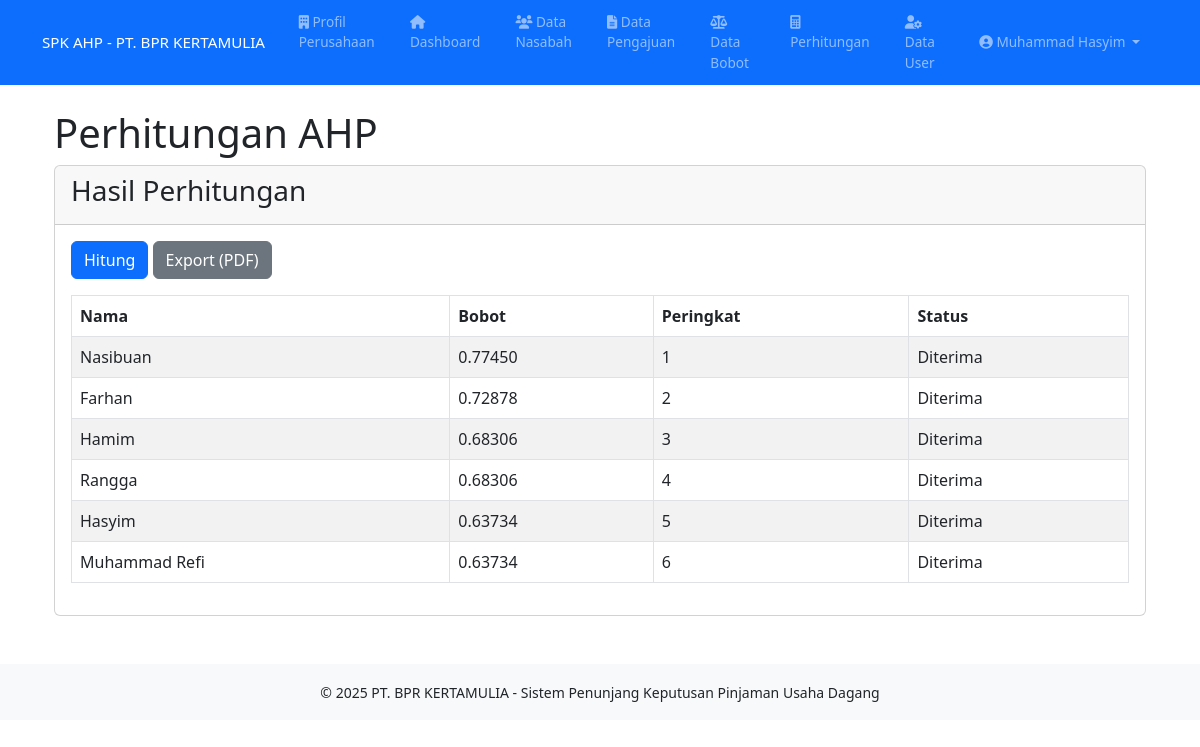
/perhitungan (signed in), run on the app's committed database.
### tables this page shows
CREATE TABLE `hasil_perhitungan` (
  `id` int NOT NULL,
  `nasabah_id` int NOT NULL,
  `pengajuan_id` int NOT NULL,
  `nilai_bobot` decimal(10,5) NOT NULL,
  `peringkat` int NOT NULL,
  `status` enum('Diterima','Ditolak') NOT NULL,
  `tanggal_perhitungan` datetime NOT NULL
);

CREATE TABLE `nasabah` (
  `id` int NOT NULL,
  `kode_nasabah` varchar(20) NOT NULL,
  `nama_lengkap` varchar(100) NOT NULL,
  `nik` varchar(16) NOT NULL,
  `jenis_kelamin` enum('Laki-laki','Perempuan') NOT NULL,
  `tempat_lahir` varchar(50) NOT NULL,
  `tanggal_lahir` date NOT NULL,
  `alamat` text NOT NULL,
  `no_telepon` varchar(15) NOT NULL,
  `pekerjaan` varchar(100) NOT NULL,
  `penghasilan_bulanan` decimal(12,2) NOT NULL DEFAULT '0.00',
  `jumlah_tanggungan` int DEFAULT '0',
  `status_pernikahan` enum('Belum Menikah','Menikah','Cerai') NOT NULL,
  `created_at` timestamp NULL DEFAULT CURRENT_TIMESTAMP,
  `updated_at` timestamp NULL DEFAULT CURRENT_TIMESTAMP ON UPDATE CURRENT_TIMESTAMP
);

### controllers/PerhitunganController.php (called while the page is built, shortened)
<?php
class PerhitunganController {
    public function __construct() {
        require_once __DIR__ . '/../models/Perhitungan.php';
        $this->perhitungan = new Perhitungan();
    }
    public function index() {
        include 'views/templates/header.php';
        include 'views/perhitungan/index.php';
        include 'views/templates/footer.php';
    }
}

### models/Perhitungan.php (called while the page is built, shortened)
<?php
class Perhitungan {
    private $db;
    public function __construct() {
        require_once 'config/database.php';
        $this->db = new Database();
    }
    public function getHasilPerhitungan() {
        $query = "SELECT hp.*, n.nama_lengkap
                 FROM hasil_perhitungan hp
                 JOIN nasabah n ON hp.nasabah_id = n.id
                 ORDER BY hp.peringkat ASC";
        $stmt = $this->db->getConnection()->prepare($query);
        $stmt->execute();
        return $stmt->fetchAll(PDO::FETCH_ASSOC);
    }
}

### config/database.php (called while the page is built, shortened)
<?php
class Database {
    private $host = "localhost";
    private $username = "root";
    private $password = "root";
    private $database = "spk_ahp";
    public function getConnection() {
        $this->conn = null;
        try {
            $this->conn = new PDO("mysql:host=" . $this->host . ";dbname=" . $this->database, $this->username, $this->password);
            $this->conn->setAttribute(PDO::ATTR_ERRMODE, PDO::ERRMODE_EXCEPTION);
        } catch(PDOException $e) {
            echo "Connection error: " . $e->getMessage();
        }
        return $this->conn;
    }
}
?>

### views/perhitungan/index.php (the view)
<div class="content-wrapper">
    <div class="content-header">
        <div class="container-fluid">
            <div class="row mb-2">
                <div class="col-sm-6">
                    <h1 class="m-0">Perhitungan AHP</h1>
                </div>
            </div>
        </div>
    </div>
    <section class="content">
        <div class="container-fluid">
            <div class="row">
                <div class="col-12">
                    <div class="card">
                        <div class="card-header">
                            <h3 class="card-title">Hasil Perhitungan</h3>
                        </div>
                        <div class="card-body">
                            <div class="mb-3">
                                <a href="/spk_ahp/perhitungan/hitungPengajuan" class="btn btn-primary mr-2">Hitung</a>
                                <a href="/spk_ahp/perhitungan/exportPDF" class="btn btn-secondary">Export (PDF)</a>
                            </div>
                            <div class="table-responsive">
                                <table class="table table-bordered table-striped">
                                    <thead>
                                        <tr>
                                            <th>Nama</th>
                                            <th>Bobot</th>
                                            <th>Peringkat</th>
                                            <th>Status</th>
                                        </tr>
                                    </thead>
                                    <tbody>
                                        <?php
                                        $hasil = $this->perhitungan->getHasilPerhitungan();
                                        if (empty($hasil)) {
                                            echo '<tr><td colspan="4" class="text-center">Belum ada data perhitungan. Silakan klik tombol Hitung.</td></tr>';
                                        } else {
                                            foreach ($hasil as $row) {
                                                echo '<tr>';
                                                echo '<td>' . $row['nama_lengkap'] . '</td>';
                                                echo '<td>' . number_format($row['nilai_bobot'], 5, '.', '') . '</td>';
                                                echo '<td>' . $row['peringkat'] . '</td>';
                                                echo '<td>' . $row['status'] . '</td>';
                                                echo '</tr>';
                                            }
                                        }
                                        ?>
                                    </tbody>
                                </table>
                            </div>
                        </div>
                    </div>
                </div>
            </div>
        </div>
    </section>
</div>

### data on the page
hasil_perhitungan: nasabah.nama_lengkap "Nasibuan", nilai_bobot "0.77450", peringkat "1", status "Diterima"
hasil_perhitungan: nasabah.nama_lengkap "Farhan", nilai_bobot "0.72878", peringkat "2", status "Diterima"
hasil_perhitungan: nasabah.nama_lengkap "Hamim", nilai_bobot "0.68306", peringkat "3", status "Diterima"
hasil_perhitungan: nasabah.nama_lengkap "Rangga", nilai_bobot "0.68306", peringkat "4", status "Diterima"
hasil_perhitungan: nasabah.nama_lengkap "Hasyim", nilai_bobot "0.63734", peringkat "5", status "Diterima"
hasil_perhitungan: nasabah.nama_lengkap "Muhammad Refi", nilai_bobot "0.63734", peringkat "6", status "Diterima"

### other printed values
$_SESSION['nama_lengkap'] "Muhammad Hasyim"
